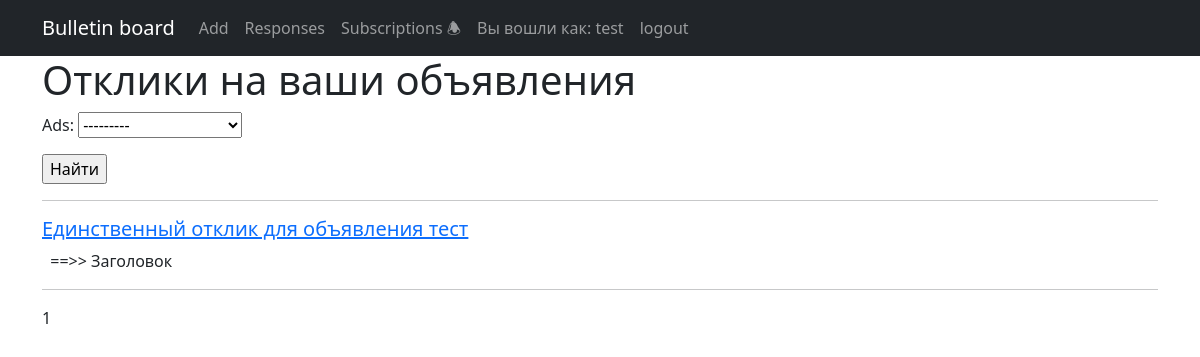
Page /responses/ (signed in) on the earlier database version.
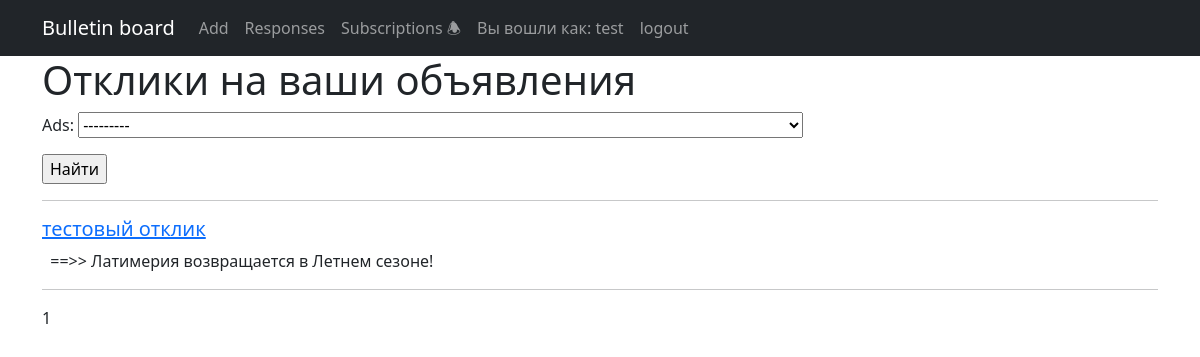
Same page on the later database version.
### ads/models.py (models this page shows, shortened)
class Response(models.Model):
    author = models.ForeignKey(User, on_delete=models.CASCADE)
    ads = models.ForeignKey(Ads, on_delete=models.CASCADE)
    text = models.TextField()
    status = models.BooleanField(default=False)

class Ads(models.Model):
    header = models.CharField(max_length=128)
    text = RichTextField()
    date_create = models.DateTimeField(auto_now_add=True)
    author = models.ForeignKey(User, on_delete=models.CASCADE)
    category = models.ForeignKey(Category, on_delete=models.CASCADE)
    def __str__(self):
        return self.header

### ads/views.py (the view)
# urls.py: path('responses/', ResponseList.as_view(), name='responses'),
class ResponseList(LoginRequiredMixin, ListView):
    model = Response
    ordering = 'id'
    template_name = 'response.html'
    context_object_name = 'responses'
    paginate_by = 5
    def get_queryset(self):
        queryset = super().get_queryset()
        self.filterset = ResponseFilter(self.request.GET, queryset)
        return self.filterset.qs.filter(ads__author=self.request.user)
    def get_context_data(self, **kwargs):
        context = super().get_context_data(**kwargs)
        context['filterset'] = self.filterset
        return context

### templates/response.html (shortened to what this page needs)
{% extends 'flatpages/default.html' %}
{% load custom_tags %}
{% block content %}
    <h1>Отклики на ваши объявления</h1>
       <form action="" method="get">
           {{ filterset.form.as_p }}
           <input type="submit" value="Найти" />
       </form>
        <hr>
    {% for response in responses %}
        {% if response.author == response.author %}
            <h5><a href="{% url 'response_detail' response.id %}">{{ response.text}}</a></h5>
            <p>&nbsp ==>> {{ response.ads }}</p>
            <hr>
        {% endif %}
    {% endfor %}
   {{ page_obj.number }}
{% endblock content %}

Differences in the rows shown:
removed Response: text "Единственный отклик для объявления тест", ads "Заголовок"
now on this page (row edited): Response: text "тестовый отклик", ads "Латимерия возвращается в Летнем сезоне!"
